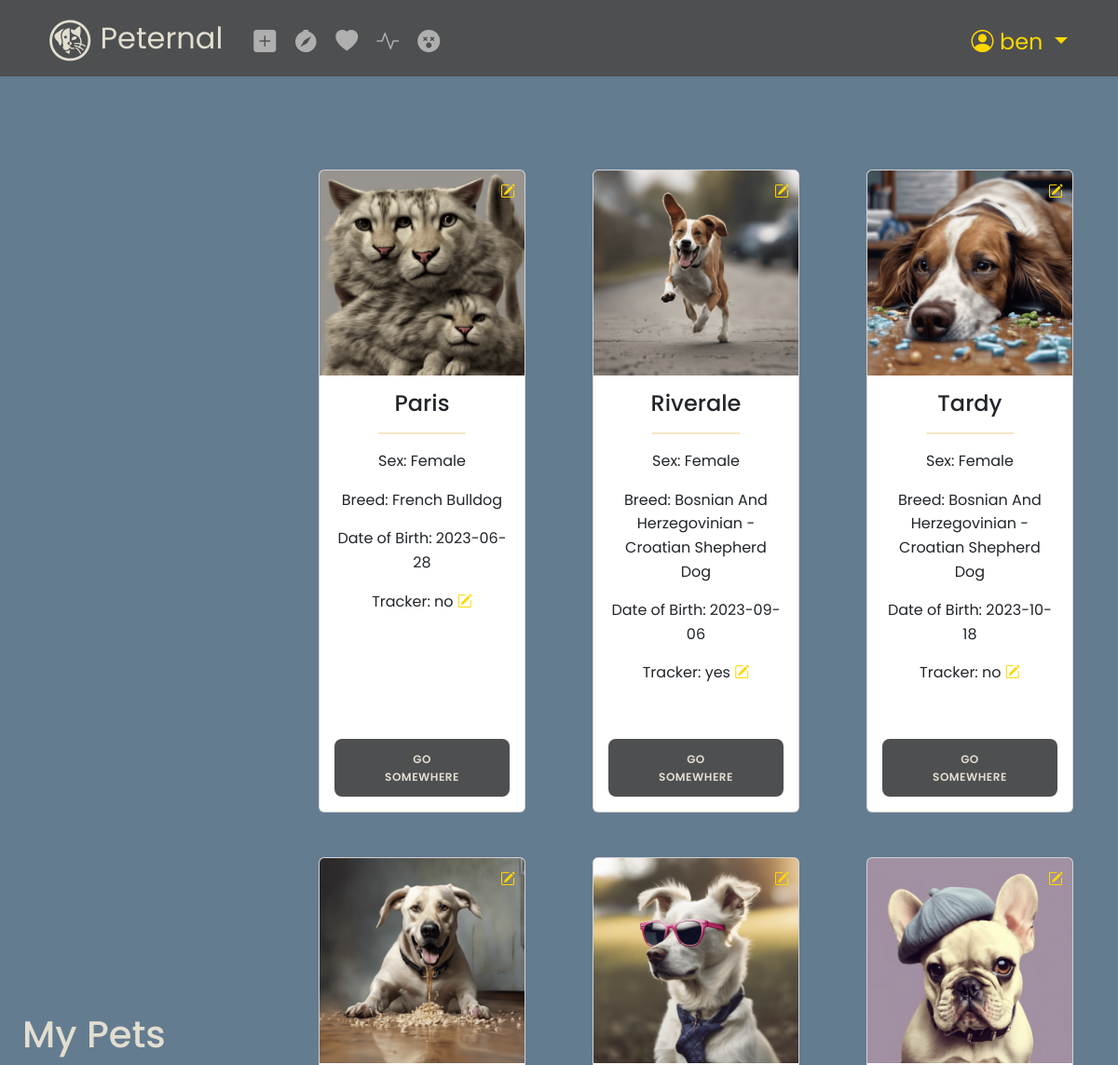
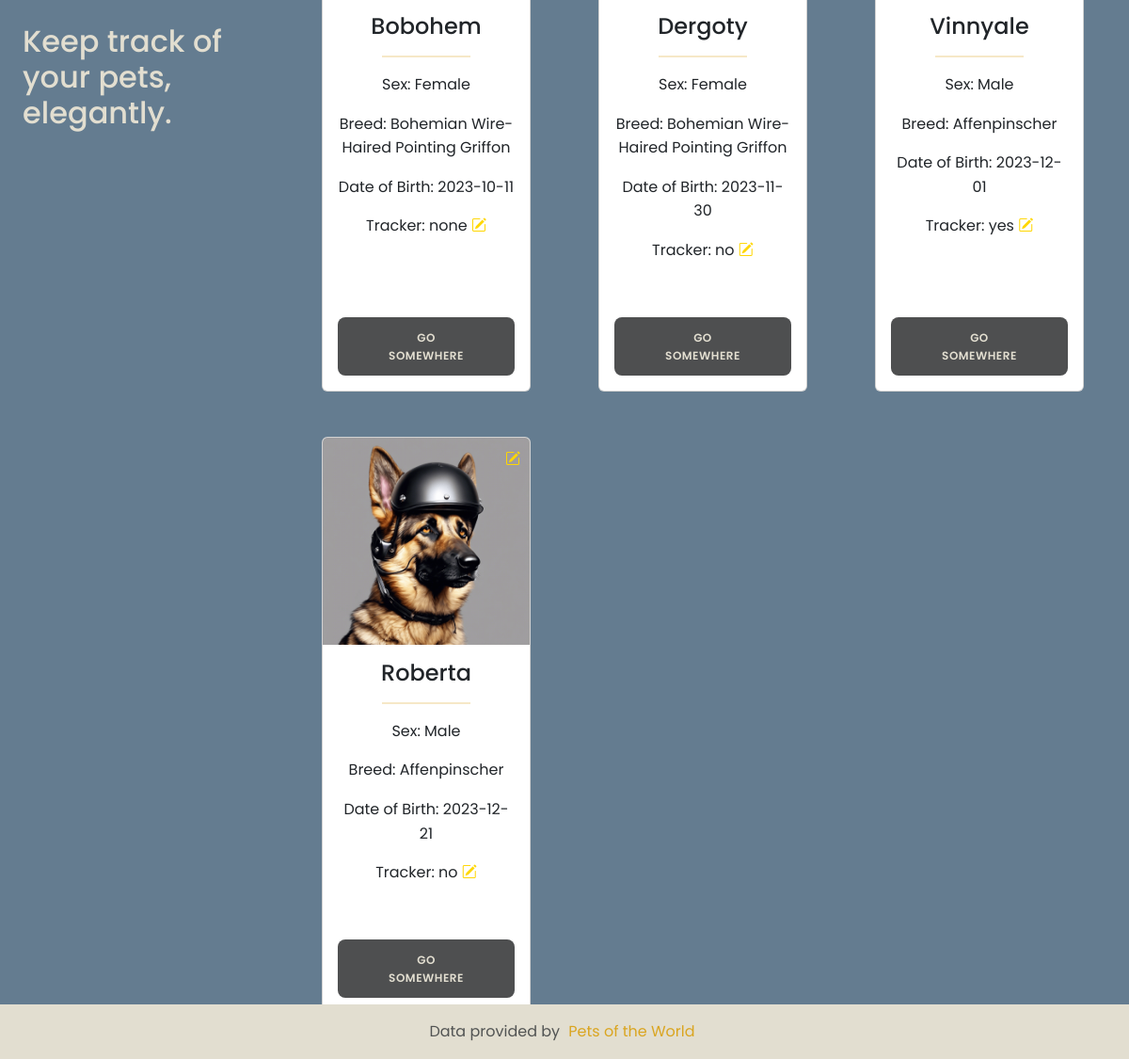
Screenshot of / (signed in) with the database file from the repository (2 pictures, top to bottom).
### tables this page shows
CREATE TABLE users (
    user_id INTEGER PRIMARY KEY AUTOINCREMENT,
    username TEXT NOT NULL UNIQUE,
    hash TEXT NOT NULL,
    email TEXT NOT NULL UNIQUE,
    email_verified INTEGER DEFAULT 0
);

CREATE TABLE pets (
    pets_id INTEGER PRIMARY KEY AUTOINCREMENT,
    user_id INTEGER,
    pet_type TEXT NOT NULL,
    pet_sex TEXT NOT NULL,
    pet_name TEXT NOT NULL,
    photo_path TEXT,
    breed TEXT,
    pet_dob DATE,
    tracker TEXT,
    FOREIGN KEY(user_id) REFERENCES users(user_id)
);

### app.py (the view)
@app.route("/")
@login_required
def index():
    user_id = session["user_id"]
    try:
        pets = get_pets(user_id)
    except ValueError as e:
        flash(str(e), 'danger')
        logging.error("Error fetching pets: %s", e)
        pets = []  # Default to an empty list in case of an error
    return render_template("index.html", pets=pets)

### app.py (called while the page is built)
@app.after_request
def after_request(response):
    response.headers["Cache-Control"] = "no-cache, no-store, must-revalidate"
    response.headers["Expires"] = 0
    response.headers["Pragma"] = "no-cache"
    return response

@app.context_processor
def get_username_info():
    if "user_id" in session:
        user_id = session["user_id"]
        username_info = get_username_by_user_id(user_id)  # Function to get user info from DB
        return {'logged_in_user': username_info}  # 'user_info' should have username
    return {'logged_in_user': None}

### auth.py (called while the page is built)
def login_required(f):
    @wraps(f)
    def decorated_function(*args, **kwargs):
        if session.get("user_id") is None:
            return redirect("/login")
        return f(*args, **kwargs)
    return decorated_function

### database.py (called while the page is built)
def get_db_connection():
    conn = sqlite3.connect(DATABASE)
    conn.row_factory = sqlite3.Row
    return conn

def get_username_by_user_id(user_id):
    with get_db_connection() as conn:
        cursor = conn.cursor()
        cursor.execute("SELECT username FROM users WHERE user_id = ?", (user_id,))
        username_info = cursor.fetchone()
        return username_info

def get_pets(user_id):
    try:
        with get_db_connection() as conn:
            cursor = conn.cursor()
            cursor.execute("SELECT * FROM pets WHERE user_id = ?", (user_id,))
            pets = cursor.fetchall()
            return pets
    except sqlite3.IntegrityError as e:
        logging.error("Database error when fetching pets: %s", e)
        raise ValueError("Database error when fetching pets") from e

### templates/index.html (shortened to what this page needs)
{% extends "layout.html" %}
{% block main %}
<div class="container-fluid h-100 mb-4 mr-4 ml-4 mb-md-5 mr-md-5 ml-md-5">
    <div class="row h-100 align-items-center">
        <div class="col-md-3 col-12">
            <div class="fixed-column align-items-center h-100">
                <h1>My Pets</h1>
                <br>
                <h2>Keep track of your pets, elegantly.</h2>
                <br>
            </div>
        </div>
        <div class="col-md-9 col-12">
            <div class="row">
                {% for pet in pets %}
                <div class="col-lg-4 col-md-6 col-12 mb-5">
                    <div class="card h-100 m-4">
                        <img src="{{ url_for('static', filename=pet.photo_path) }}" class="card-img-top" alt="{{ pet.pet_name }}">
                        <i class="bi bi-pencil-square edit-photo-icon" onclick="editPhoto('{{ pet.pets_id }}')"></i>
                        <div class="card-body d-flex flex-column">
                            <div class="content">
                                <h4 class="card-title">{{ pet.pet_name }}</h4>
                                <hr class="hr-card" />
                                <p class="card-text">Sex: {{ pet.pet_sex }}</p>
                                <p class="card-text">Breed: {{ pet.breed }}</p>
                                <p class="card-text">Date of Birth: {{ pet.pet_dob }}</p>
                                <p class="card-text">Tracker: {{ pet.tracker }}
                                <i class="bi bi-pencil-square edit-tracker-icon" onclick="editTracker('{{ pet.pets_id }}')"></i></p>
                            </div>
                            <a href="#" class="button">Go somewhere</a>
                        </div>
                    </div>
                </div>
                {% endfor %}
            </div>
        </div>
    </div>
</div>
{% endblock %}

### templates/layout.html (shortened to what this page needs)
<!DOCTYPE html>
<html lang="en">
    <head>
        <link href="https://cdn.jsdelivr.net/npm/bootstrap@5.3.2/dist/css/bootstrap.min.css" rel="stylesheet">
        <link href="https://cdnjs.cloudflare.com/ajax/libs/select2/4.0.13/css/select2.min.css" rel="stylesheet">
        <link href="https://cdnjs.cloudflare.com/ajax/libs/bootstrap-icons/1.7.2/font/bootstrap-icons.css" rel="stylesheet">
        <link href="/static/styles.css" rel="stylesheet">
    </head>
    <body>
        <nav class="navbar navbar-dark bg-navbar sticky-top navbar-expand-md">
            <div class="container-fluid">
                <a class="navbar-brand" href="/"><span class="red"><img src="/static/favicon.ico" alt="Peternal"> Peternal </a>
                <div class="collapse navbar-collapse" id="navbar">
                    {% if session["user_id"] %}
                        <ul class="navbar-nav nav-pills me-auto mt-2">
                            <li class="nav-item">
                                <a class="nav-link" href="/add_pet" title="Add Pet"><i class="bi bi-plus-square-fill"></i></a>
                            </li>
                            <li class="nav-item">
                                <a class="nav-link" href="/tracking" title="Tracking"><i class="bi bi-compass-fill"></i></a>
                            </li>
                            <li class="nav-item">
                                <a class="nav-link" href="/dating" title="Dating"><i class="bi bi-heart-fill"></i></a>
                            </li>
                            <li class="nav-item">
                                <a class="nav-link" href="/health" title="Health"><i class="bi bi-activity"></i></a>
                            </li>
                            <li class="nav-item">
                                <a class="nav-link" href="/afterlife" title="Afterlife"><i class="bi bi-emoji-dizzy-fill"></i></a>
                            </li>
                        </ul>
                        <div class="nav-item dropdown ms-auto mt-2">
                            <a class="nav-link dropdown-toggle nav-user-icon" href="#" id="navbarDropdown" role="button" data-bs-toggle="dropdown" aria-expanded="false">
                                <i class="bi bi-person-circle"></i> {{ logged_in_user.username }}
                            </a>
                        </div>
                    {% endif %}
                </div>
            </div>
        </nav>
        <header>
        </header>
        <main class="container-fluid d-flex align-items-center full-height-container">
            {% block main %}{% endblock %}
        </main>
        <footer class="footer fixed-bottom mt-auto py-3 bg-footer text-center text-muted">
            <div class="footer-container">
                <span class="text-body-secondary">
                    Data provided by <a href="https://froggystyle.biz/">Pets of the World</a>
                </span>
            </div>
        </footer>
    </body>
</html>

### static/styles.css (style rules this page uses)
html, body { height: 100%; width: 100%; margin: 0; font-family: 'Poppins', sans-serif; }
:root { --main-color: #647C90; --light-color: #E2DED0; --dark-color: #4E4F50; --accent-color: #746C70; --highlight-color: #FFD700; --link-color: #DAA520; }
body { background-color: var(--main-color); color: var(--light-color); display: flex; flex-direction: column; font-size: 100%; line-height: 1.6; }
a { color: var(--link-color); text-decoration: none; padding-left: 5px; padding-right: 5px; }
main { flex: 1; }
.full-height-container { height: 100%; padding-bottom: 50px; }
.navbar { background-color: var(--dark-color); color: var(--light-color); padding-left: 2rem; padding-right: 2rem; font-size: x-large; }
.navbar a:not(.navbar-brand) { border: 2px solid transparent; outline: none; }
.navbar-brand { border: 2px solid transparent; color: var(--light-color); font-size: xx-large; outline: none; }
.nav-user-icon { border: 2px solid transparent; color: var(--highlight-color); padding: 0.5rem; outline: none; }
.bg-footer { background-color: var(--light-color); color: var(--dark-color); padding-top: 100px; }
.footer-container { border: 0px transparent; }
.button { background-color: var(--dark-color); color: var(--light-color); font-size: 12px; padding: 10px 45px; border: 2px solid transparent; border-radius: 8px; font-weight: 600; letter-spacing: 0.5px; text-transform: uppercase; margin-top: 10px; cursor: pointer; }
header { min-height: 100px; position: relative; z-index: 0; }
@media (min-width: 768px) { .col-md-9 { overflow-y: auto; max-height: 100vh; } }
.fixed-column { position: sticky; top: 0; }
.card .card-body { display: flex; flex-direction: column; justify-content: center; text-align: center; height: 100%; max-width: 350px; margin: auto; }
.card-body .content { flex-grow: 1; }
.edit-photo-icon, .edit-tracker-icon { color: var(--highlight-color); cursor: pointer; }
.edit-photo-icon { position: absolute; top: 10px; right: 10px; }
.hr-card { width: 50%; border: 1px solid var(--link-color); margin-left: auto; margin-right: auto; }

### rows the page displays
users: username "ben"
pets: photo_path (picture), pet_name "Paris", pet_sex "Female", breed "French Bulldog", pet_dob "2023-06-28", tracker "no"
pets: photo_path (picture), pet_name "Riverale", pet_sex "Female", breed "Bosnian And Herzegovinian - Croatian Shepherd Dog", pet_dob "2023-09-06", tracker "yes"
pets: photo_path (picture), pet_name "Tardy", pet_sex "Female", breed "Bosnian And Herzegovinian - Croatian Shepherd Dog", pet_dob "2023-10-18", tracker "no"
pets: photo_path (picture), pet_name "Bobohem", pet_sex "Female", breed "Bohemian Wire-Haired Pointing Griffon", pet_dob "2023-10-11", tracker "none"
pets: photo_path (picture), pet_name "Dergoty", pet_sex "Female", breed "Bohemian Wire-Haired Pointing Griffon", pet_dob "2023-11-30", tracker "no"
pets: photo_path (picture), pet_name "Vinnyale", pet_sex "Male", breed "Affenpinscher", pet_dob "2023-12-01", tracker "yes"
pets: photo_path (picture), pet_name "Roberta", pet_sex "Male", breed "Affenpinscher", pet_dob "2023-12-21", tracker "no"
